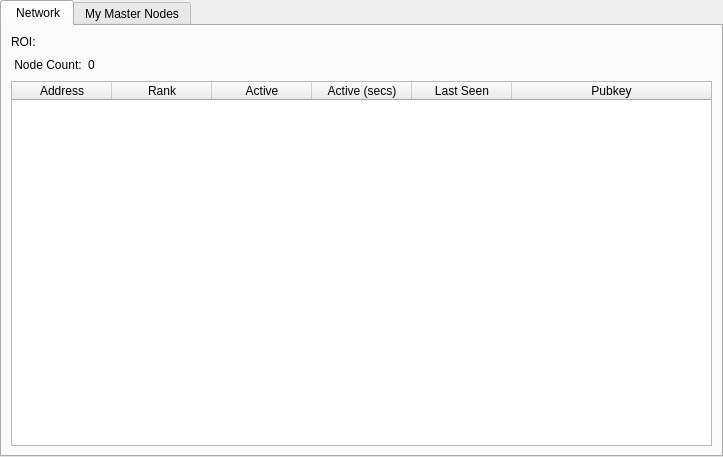
<?xml version="1.0" encoding="UTF-8"?>
<ui version="4.0">
 <class>MasternodeManager</class>
 <widget class="QWidget" name="MasternodeManager">
  <property name="geometry">
   <rect>
    <x>0</x>
    <y>0</y>
    <width>723</width>
    <height>457</height>
   </rect>
  </property>
  <property name="windowTitle">
   <string>Form</string>
  </property>
  <layout class="QVBoxLayout" name="topLayout">
   <property name="leftMargin">
    <number>0</number>
   </property>
   <property name="topMargin">
    <number>0</number>
   </property>
   <property name="rightMargin">
    <number>0</number>
   </property>
   <property name="bottomMargin">
    <number>0</number>
   </property>
   <item>
    <layout class="QVBoxLayout" name="verticalLayout">
     <property name="bottomMargin">
      <number>0</number>
     </property>
     <item>
      <widget class="QTabWidget" name="tabWidget">
       <property name="currentIndex">
        <number>0</number>
       </property>
       <widget class="QWidget" name="tab">
        <attribute name="title">
         <string> Network</string>
        </attribute>
        <layout class="QGridLayout" name="gridLayout">
         <item row="2" column="0">
          <widget class="QTableWidget" name="tableWidget">
           <property name="editTriggers">
            <set>QAbstractItemView::NoEditTriggers</set>
           </property>
           <property name="alternatingRowColors">
            <bool>true</bool>
           </property>
           <property name="selectionBehavior">
            <enum>QAbstractItemView::SelectRows</enum>
           </property>
           <property name="sortingEnabled">
            <bool>true</bool>
           </property>
           <attribute name="horizontalHeaderStretchLastSection">
            <bool>true</bool>
           </attribute>
           <column>
            <property name="text">
             <string>Address</string>
            </property>
           </column>
           <column>
            <property name="text">
             <string>Rank</string>
            </property>
           </column>
           <column>
            <property name="text">
             <string>Active</string>
            </property>
           </column>
           <column>
            <property name="text">
             <string>Active (secs)</string>
            </property>
           </column>
           <column>
            <property name="text">
             <string>Last Seen</string>
            </property>
           </column>
           <column>
            <property name="text">
             <string>Pubkey</string>
            </property>
           </column>
          </widget>
         </item>
         <item row="1" column="0">
          <layout class="QHBoxLayout" name="horizontalLayout_3">
           <property name="bottomMargin">
            <number>0</number>
           </property>
           <item>
            <widget class="QLabel" name="label_2">
             <property name="text">
              <string> Node Count:</string>
             </property>
            </widget>
           </item>
           <item>
            <widget class="QLabel" name="countLabel">
             <property name="text">
              <string>0</string>
             </property>
            </widget>
           </item>
           <item>
            <spacer name="horizontalSpacer_3">
             <property name="orientation">
              <enum>Qt::Horizontal</enum>
             </property>
             <property name="sizeHint" stdset="0">
              <size>
               <width>40</width>
               <height>20</height>
              </size>
             </property>
            </spacer>
           </item>
          </layout>
         </item>
         <item row="0" column="0">
          <widget class="QLabel" name="roi">
           <property name="text">
            <string>ROI:</string>
           </property>
          </widget>
         </item>
        </layout>
       </widget>
       <widget class="QWidget" name="tab_2">
        <attribute name="title">
         <string>My Master Nodes</string>
        </attribute>
        <layout class="QGridLayout" name="gridLayout_2">
         <item row="0" column="0">
          <layout class="QVBoxLayout" name="verticalLayout_2">
           <property name="bottomMargin">
            <number>0</number>
           </property>
           <item>
            <layout class="QHBoxLayout" name="horizontalLayout">
             <item>
              <widget class="QPushButton" name="createButton">
               <property name="text">
                <string>&amp;Create...</string>
               </property>
              </widget>
             </item>
             <item>
              <spacer name="horizontalSpacer">
               <property name="orientation">
                <enum>Qt::Horizontal</enum>
               </property>
               <property name="sizeHint" stdset="0">
                <size>
                 <width>40</width>
                 <height>20</height>
                </size>
               </property>
              </spacer>
             </item>
            </layout>
           </item>
           <item>
            <widget class="QTableWidget" name="tableWidget_2">
             <property name="minimumSize">
              <size>
               <width>695</width>
               <height>0</height>
              </size>
             </property>
             <property name="editTriggers">
              <set>QAbstractItemView::NoEditTriggers</set>
             </property>
             <property name="alternatingRowColors">
              <bool>true</bool>
             </property>
             <property name="selectionMode">
              <enum>QAbstractItemView::SingleSelection</enum>
             </property>
             <property name="selectionBehavior">
              <enum>QAbstractItemView::SelectRows</enum>
             </property>
             <attribute name="horizontalHeaderStretchLastSection">
              <bool>true</bool>
             </attribute>
             <column>
              <property name="text">
               <string>Alias</string>
              </property>
             </column>
             <column>
              <property name="text">
               <string>IP/Onion</string>
              </property>
             </column>
             <column>
              <property name="text">
               <string>Status</string>
              </property>
             </column>
            </widget>
           </item>
           <item>
            <layout class="QHBoxLayout" name="horizontalLayout_2">
             <property name="bottomMargin">
              <number>0</number>
             </property>
             <item>
              <widget class="QPushButton" name="editButton">
               <property name="text">
                <string>&amp;Edit</string>
               </property>
              </widget>
             </item>
             <item>
              <widget class="QPushButton" name="removeButton">
               <property name="text">
                <string>&amp;Remove</string>
               </property>
              </widget>
             </item>
             <item>
              <widget class="QPushButton" name="UpdateButton">
               <property name="text">
                <string>&amp;Update</string>
               </property>
              </widget>
             </item>
             <item>
              <spacer name="horizontalSpacer_2">
               <property name="orientation">
                <enum>Qt::Horizontal</enum>
               </property>
               <property name="sizeHint" stdset="0">
                <size>
                 <width>40</width>
                 <height>20</height>
                </size>
               </property>
              </spacer>
             </item>
            </layout>
           </item>
           <item>
            <layout class="QHBoxLayout" name="horizontalLayout_4">
             <property name="bottomMargin">
              <number>0</number>
             </property>
            </layout>
           </item>
           <item>
            <layout class="QHBoxLayout" name="horizontalLayout_5">
             <property name="bottomMargin">
              <number>0</number>
             </property>
             <item>
              <widget class="QPushButton" name="startButton">
               <property name="text">
                <string>S&amp;tart</string>
               </property>
              </widget>
             </item>
             <item>
              <widget class="QPushButton" name="startAllButton">
               <property name="text">
                <string>St&amp;art All</string>
               </property>
              </widget>
             </item>
             <item>
              <spacer name="horizontalSpacer_5">
               <property name="orientation">
                <enum>Qt::Horizontal</enum>
               </property>
               <property name="sizeHint" stdset="0">
                <size>
                 <width>40</width>
                 <height>20</height>
                </size>
               </property>
              </spacer>
             </item>
            </layout>
           </item>
          </layout>
         </item>
        </layout>
       </widget>
      </widget>
     </item>
    </layout>
   </item>
  </layout>
 </widget>
 <resources/>
 <connections/>
</ui>
